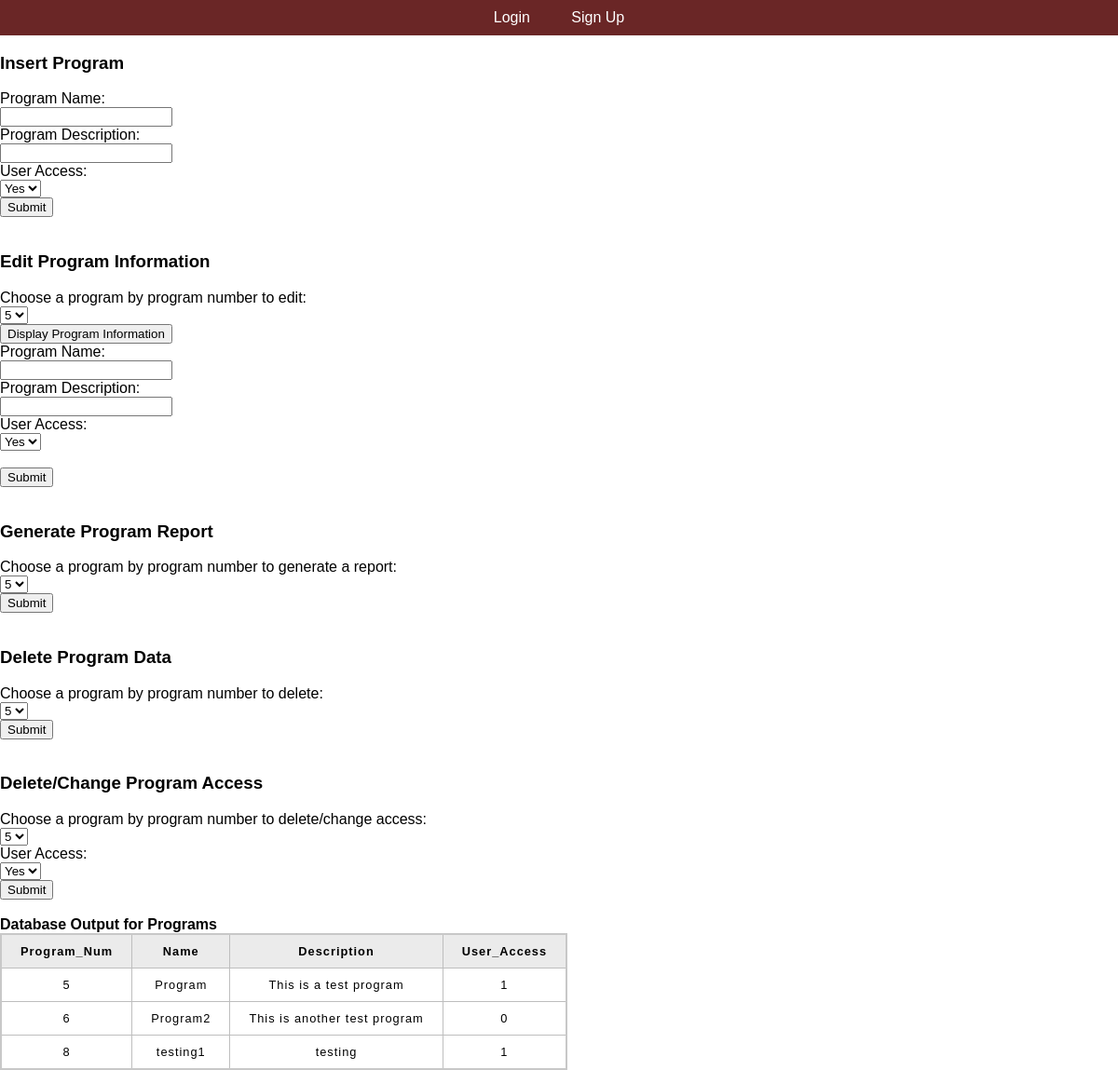
The page /program_info_manager.php on the database as committed earlier.
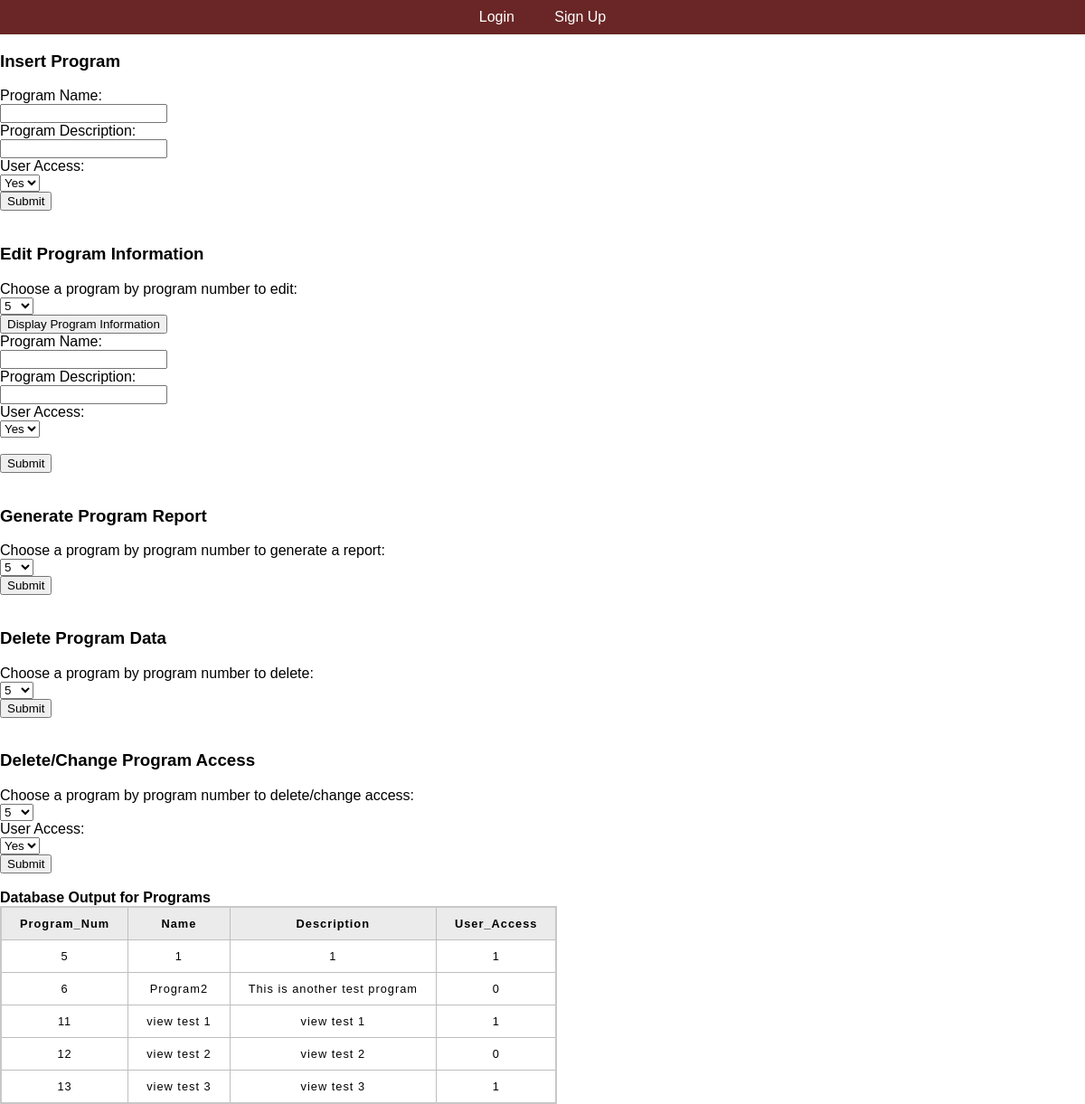
The same page on the database as committed later.
### tables this page shows
CREATE TABLE `programs` (
  `Program_Num` int(11) NOT NULL,
  `Name` varchar(128) NOT NULL,
  `Description` varchar(128) NOT NULL,
  `User_Access` tinyint(1) NOT NULL
);

### program_info_manager.php (the view, shortened to what this page needs)
<?php
  include_once('header.php');
  include_once 'includes/dbh.inc.php';
?>
<h3>Insert Program</h3>
  <form action="includes/program_info_manager.inc.php" method="post">
    <label for="Program_Name">Program Name: </label><br>
    <input type="text" id="Program_Name" name="Program_Name"><br>
    <label for="Program_Desc">Program Description: </label><br>
    <input type="text" id="Program_Desc" name="Program_Desc"><br>
    <label for="User_Access">User Access: </label><br>
    <select id="User_Access" name="User_Access">
        <option value="1">Yes</option>
    </select><br>
    <button type="insert_program" name="insert_program">Submit</button>
  </form>
  <br>
    <h3>Edit Program Information</h3>
    <form action="includes/program_info_manager.inc.php" method="post">
      <label for="Program_Num">Choose a program by program number to edit: </label><br>
      <select id="Program_Num" name="Program_Num">
          <?php
          $sql = "SELECT * FROM programs";
          $result = $conn->query($sql);
          if ($result->num_rows > 0) {
              while ($row = $result->fetch_assoc()) {
                  echo '<option value="' . $row['Program_Num'] . '">' . $row['Program_Num'] . '</option>';
              }
          } else {
              echo '<option value="">No programs available</option>';
          }
          ?>
      </select><br>
      <button type="button" onclick="fetchAndDisplayData()">Display Program Information</button><br>
      <label for="Program_Name_Edit">Program Name: </label><br>
      <input type="text" id="Program_Name_Edit" name="Program_Name_Edit"><br>
      <label for="Program_Desc_Edit">Program Description: </label><br>
      <input type="text" id="Program_Desc_Edit" name="Program_Desc_Edit"><br>
      <label for="User_Access_Edit">User Access: </label><br>
      <select id="User_Access_Edit" name="User_Access_Edit">
          <option value="1">Yes</option>
      </select><br>
        <br>
      <button type="edit_program" name="edit_program">Submit</button>
    </form>
    <br>
    <h3>Generate Program Report</h3>
    <form action="includes/program_info_manager.inc.php" method="post">
        <label for="Program_Num">Choose a program by program number to generate a report: </label><br>
        <select id="Program_Num" name="Program_Num">
          <?php
          $sql = "SELECT * FROM programs";
          $result = $conn->query($sql);
          if ($result->num_rows > 0) {
              while ($row = $result->fetch_assoc()) {
                  echo '<option value="' . $row['Program_Num'] . '">' . $row['Program_Num'] . '</option>';
              }
          } else {
              echo '<option value="">No programs available</option>';
          }
          ?>
        </select><br>
        <button type="generate_program_report" name="generate_program_report">Submit</button>
    </form>
    <br>
    <h3>Delete Program Data</h3>
    <form action="includes/program_info_manager.inc.php" method="post">
        <label for="Program_Num">Choose a program by program number to delete: </label><br>
        <select id="Program_Num" name="Program_Num">
          <?php
          $sql = "SELECT * FROM programs";
          $result = $conn->query($sql);
          if ($result->num_rows > 0) {
              while ($row = $result->fetch_assoc()) {
                  echo '<option value="' . $row['Program_Num'] . '">' . $row['Program_Num'] . '</option>';
              }
          } else {
              echo '<option value="">No programs available</option>';
          }
          ?>
        </select><br>
        <button type="delete_program_data" name="delete_program_data">Submit</button>
    </form>
    <br>
    <h3>Delete/Change Program Access</h3>
    <form action="includes/program_info_manager.inc.php" method="post">
        <label for="Program_Num">Choose a program by program number to delete/change access: </label><br>
        <select id="Program_Num" name="Program_Num">
          <?php
          $sql = "SELECT * FROM programs";
          $result = $conn->query($sql);
          if ($result->num_rows > 0) {
              while ($row = $result->fetch_assoc()) {
                  echo '<option value="' . $row['Program_Num'] . '">' . $row['Program_Num'] . '</option>';
              }
          } else {
              echo '<option value="">No programs available</option>';
          }
          ?>
        </select><br>
        <label for="User_Access">User Access: </label><br>
        <select id="User_Access" name="User_Access">
          <option value="1">Yes</option>
        </select><br>
        <button type="delete_program_access" name="delete_program_access">Submit</button>
    </form>
<?php
$query = "SELECT * FROM programs";
echo "<br><b>Database Output for Programs</b>";
echo '<table>
      <tr>
          <th>Program_Num</th>
          <th>Name</th>
          <th>Description</th>
          <th>User_Access</th>
      </tr>';
if ($result = $conn->query($query)) {
  while ($row = $result->fetch_assoc()) {
      $field1name = $row["Program_Num"];
      $field2name = $row["Name"];
      $field3name = $row["Description"];
      $field4name = $row["User_Access"];
      echo '<tr>
        <td>'.$field1name.'</td>
        <td>'.$field2name.'</td>
        <td>'.$field3name.'</td>
        <td>'.$field4name.'</td>
      </tr>';
  }
}
?>
</body>
</html>

### header.php (shortened to what this page needs)
<!DOCTYPE html>
<html lang="en">
<head>
  <link href="style.php" rel="stylesheet">
</head>
<body>
	<nav>
		<ul class = "navbar">
			<?php
				if(isset($_SESSION["userid"])) {
					if($_SESSION["userPerm"] === "Admin"){
						echo "<h2>Admin Page</h2>
							<p class = 'loggedin'>Logged in as: {$_SESSION['userName']} {$_SESSION['userLast']}<br> UIN: {$_SESSION['userid']}</p>
							<li><a href='adminuser.php'>User Authentication and Roles</a></li>
							<li><a href='program_info_manager.php'>Program Information Management</a></li>
							<li><a href='admin_programprogress.php'>Program Progress Tracking</a></li>
							<li><a href='eventmanager.php'>Event management</a></li>";
					}
					else if($_SESSION["userPerm"] === "Student"){
						echo "<h2>Student Page</h2>
						    <p class = 'loggedin'>Logged in as: {$_SESSION['userName']} {$_SESSION['userLast']}<br> UIN: {$_SESSION['userid']}</p>
							<li><a href='studentuser.php'>User Authentication and Roles</a></li>
							<li><a href='app_info_manager.php'>Application Information Management</a></li>
							<li><a href='student_programprogress.php'>Program Progress Tracking</a></li>
							<li><a href='docmanager.php'>Document Upload and Management</a></li>";
					}
					echo "<li>
							<form method='post'>
								<button type='submit' name='button1'>Sign Out</button>
							</form>
						  </li>";
				}
				else{
					echo "<li><a href = 'login.php'>Login</a></li>
						  <li><a href = 'signup.php'>Sign Up</a></li>";
				}
			?>
		</ul>

Rows that differ between the two databases and show on the page:
removed programs: Program_Num "8", Name "testing1", Description "testing", User_Access "1"
changed programs id 5: Name "Program" → "1"; Description "This is a test program" → "1"
added programs: Program_Num "11", Name "view test 1", Description "view test 1", User_Access "1"
added programs: Program_Num "12", Name "view test 2", Description "view test 2", User_Access "0"
added programs: Program_Num "13", Name "view test 3", Description "view test 3", User_Access "1"
